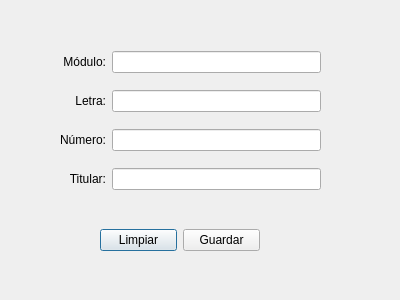
<?xml version="1.0" encoding="UTF-8"?>
<ui version="4.0">
 <class>CreateNiche</class>
 <widget class="QDialog" name="CreateNiche">
  <property name="geometry">
   <rect>
    <x>0</x>
    <y>0</y>
    <width>400</width>
    <height>300</height>
   </rect>
  </property>
  <property name="windowTitle">
   <string>Alta de nicho</string>
  </property>
  <widget class="QWidget" name="horizontalLayoutWidget">
   <property name="geometry">
    <rect>
     <x>100</x>
     <y>220</y>
     <width>160</width>
     <height>41</height>
    </rect>
   </property>
   <layout class="QHBoxLayout" name="horizontalLayout">
    <item>
     <widget class="QPushButton" name="pushButton_2">
      <property name="text">
       <string>Limpiar</string>
      </property>
     </widget>
    </item>
    <item>
     <widget class="QPushButton" name="pushButton">
      <property name="text">
       <string>Guardar</string>
      </property>
     </widget>
    </item>
   </layout>
  </widget>
  <widget class="QWidget" name="gridLayoutWidget">
   <property name="geometry">
    <rect>
     <x>60</x>
     <y>40</y>
     <width>261</width>
     <height>164</height>
    </rect>
   </property>
   <layout class="QGridLayout" name="gridLayout">
    <item row="0" column="1">
     <widget class="QLineEdit" name="lineEdit"/>
    </item>
    <item row="1" column="0">
     <widget class="QLabel" name="label_2">
      <property name="text">
       <string>Letra:</string>
      </property>
      <property name="alignment">
       <set>Qt::AlignRight|Qt::AlignTrailing|Qt::AlignVCenter</set>
      </property>
     </widget>
    </item>
    <item row="0" column="0">
     <widget class="QLabel" name="label">
      <property name="text">
       <string>Módulo:</string>
      </property>
      <property name="alignment">
       <set>Qt::AlignRight|Qt::AlignTrailing|Qt::AlignVCenter</set>
      </property>
     </widget>
    </item>
    <item row="2" column="1">
     <widget class="QLineEdit" name="lineEdit_3"/>
    </item>
    <item row="3" column="0">
     <widget class="QLabel" name="label_6">
      <property name="text">
       <string>Titular:</string>
      </property>
      <property name="alignment">
       <set>Qt::AlignRight|Qt::AlignTrailing|Qt::AlignVCenter</set>
      </property>
     </widget>
    </item>
    <item row="2" column="0">
     <widget class="QLabel" name="label_4">
      <property name="text">
       <string>Número:</string>
      </property>
      <property name="alignment">
       <set>Qt::AlignRight|Qt::AlignTrailing|Qt::AlignVCenter</set>
      </property>
     </widget>
    </item>
    <item row="1" column="1">
     <widget class="QLineEdit" name="lineEdit_2"/>
    </item>
    <item row="3" column="1">
     <widget class="QLineEdit" name="lineEdit_4"/>
    </item>
   </layout>
  </widget>
 </widget>
 <resources/>
 <connections/>
</ui>
